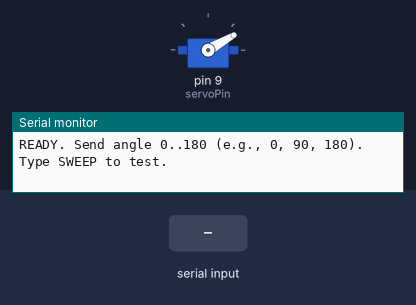
A sketch run on a simulated Arduino Uno, built with avr-gcc and run on an emulated ATmega328P. On the bench: servo, the last lines printed to the serial monitor. The test bench sets the inputs (shaded band).

Above: at 1.6 s.
1.7 s: "SWEEP" received over Serial
At 4.4 s:
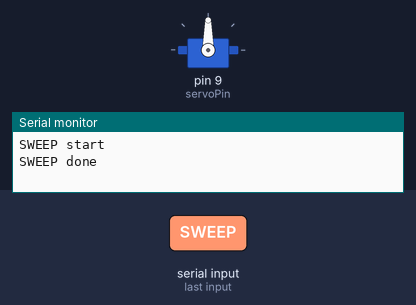
4.7 s: "0" received over Serial
At 6.0 s:
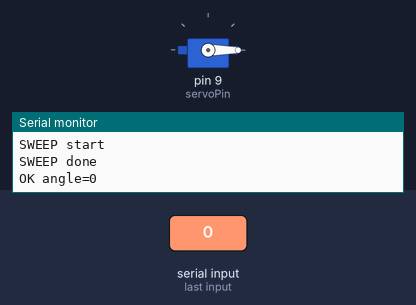
6.3 s: "200\n" received over Serial
At 7.5 s:
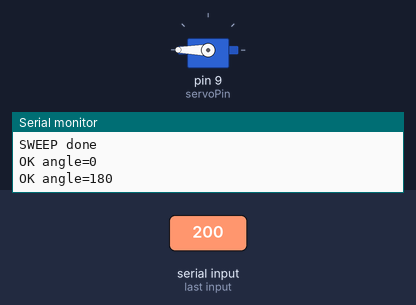
7.9 s: "90,45\n" received over Serial
At 8.7 s:
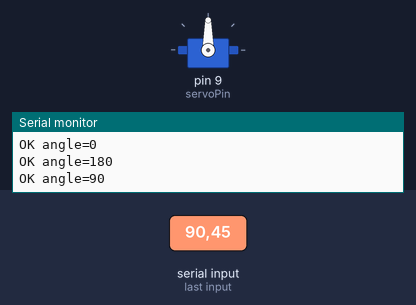
9.5 s: "30,150\n" received over Serial
At 9.9 s:
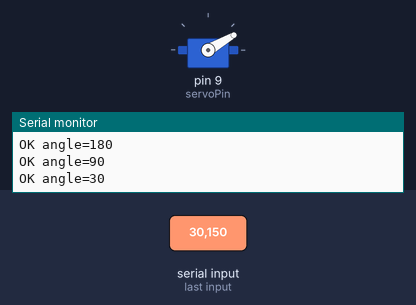
Timing chart, 0 to 12.1 s (numbered marks = the images above; inputs shaded):
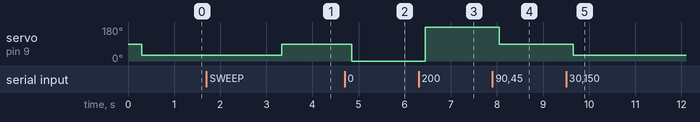

Measured:
- after the input at 1.7 s, servo on pin 9 (servoPin): 30° → 90° after 1.6 s
- after the input at 4.7 s, servo on pin 9 (servoPin): 90° → 0° after 0.15 s
- after the input at 6.3 s, servo on pin 9 (servoPin): 0° → 180° after 0.15 s
- after the input at 7.9 s, servo on pin 9 (servoPin): 180° → 90° after 0.15 s
- after the input at 9.5 s, servo on pin 9 (servoPin): 90° → 30° after 0.15 s

The sketch:

Moza-Power-Servo.ino
```cpp
#include <Servo.h>

// Create servo instance
Servo myServo;

// Pin configuration
const int servoPin = 9;        // Servo connected to digital pin D9
const long BAUD = 115200;      // Serial baud rate

// Define your desired "HOME" position here:
const int HOME_ANGLE = 30;

void setup() {
  // Initialize serial communication
  Serial.begin(115200);
  Serial.setTimeout(50);  // Timeout for readString()

  // Set servo pin to a defined LOW output state first
  // This prevents floating signals during boot
  pinMode(servoPin, OUTPUT);
  digitalWrite(servoPin, LOW);

  // Short boot delay to allow USB/MCU stabilization
  delay(200);

  // Attach servo and immediately move to HOME position
  myServo.attach(servoPin);
  delay(100);                  // Small delay to ensure stable attach
  myServo.write(HOME_ANGLE);   // Move to HOME position

  // Optional: write HOME a second time
  // Some small servos (e.g. SG90) behave more stable this way
  delay(100);
  myServo.write(HOME_ANGLE);

  // Detach servo to remove holding torque and avoid jitter
  myServo.detach();

  Serial.println(F("READY. Send angle 0..180 (e.g., 0, 90, 180). Type SWEEP to test."));
}

void loop() {
  if (Serial.available() > 0) {

    // Read full input (numbers or text), works even without newline
    String in = Serial.readString();
    in.trim();          // Remove leading/trailing whitespace
    in.toUpperCase();   // Convert to uppercase for case-insensitive commands

    // Test sweep command
    if (in == "SWEEP") {
      Serial.println(F("SWEEP start"));

      // Sweep from 0° to 180°
      for (int a = 0; a <= 180; a += 5) {
        myServo.write(a);
        delay(20);
      }

      // Sweep back from 180° to 0°
      for (int a = 180; a >= 0; a -= 5) {
        myServo.write(a);
        delay(20);
      }

      // Return to center position (90°)
      myServo.attach(servoPin);
      delay(100);
      myServo.write(90);

      Serial.println(F("SWEEP done"));

      delay(100);
      myServo.detach();
      return;
    }

    // Try to parse an angle from the input
    // toInt() returns 0 if nothing valid was found
    long angle = in.toInt();

    // Special case: detect if user explicitly entered "0"
    bool inputIsZero = (in == "0");

    // Accept valid numeric input
    if (angle != 0 || inputIsZero) {

      // Constrain angle to valid servo range
      angle = constrain(angle, 0, 180);

      // Attach servo, move to requested position, then detach again
      myServo.attach(servoPin);
      delay(100);
      myServo.write((int)angle);

      Serial.print(F("OK angle="));
      Serial.println((int)angle);

      delay(100);
      myServo.detach();
    }
    else {
      // Invalid input handling
      Serial.print(F("IGNORED input: '"));
      Serial.print(in);
      Serial.println(F("' (not a number, try 0..180 or SWEEP)"));
    }
  }
}
```
